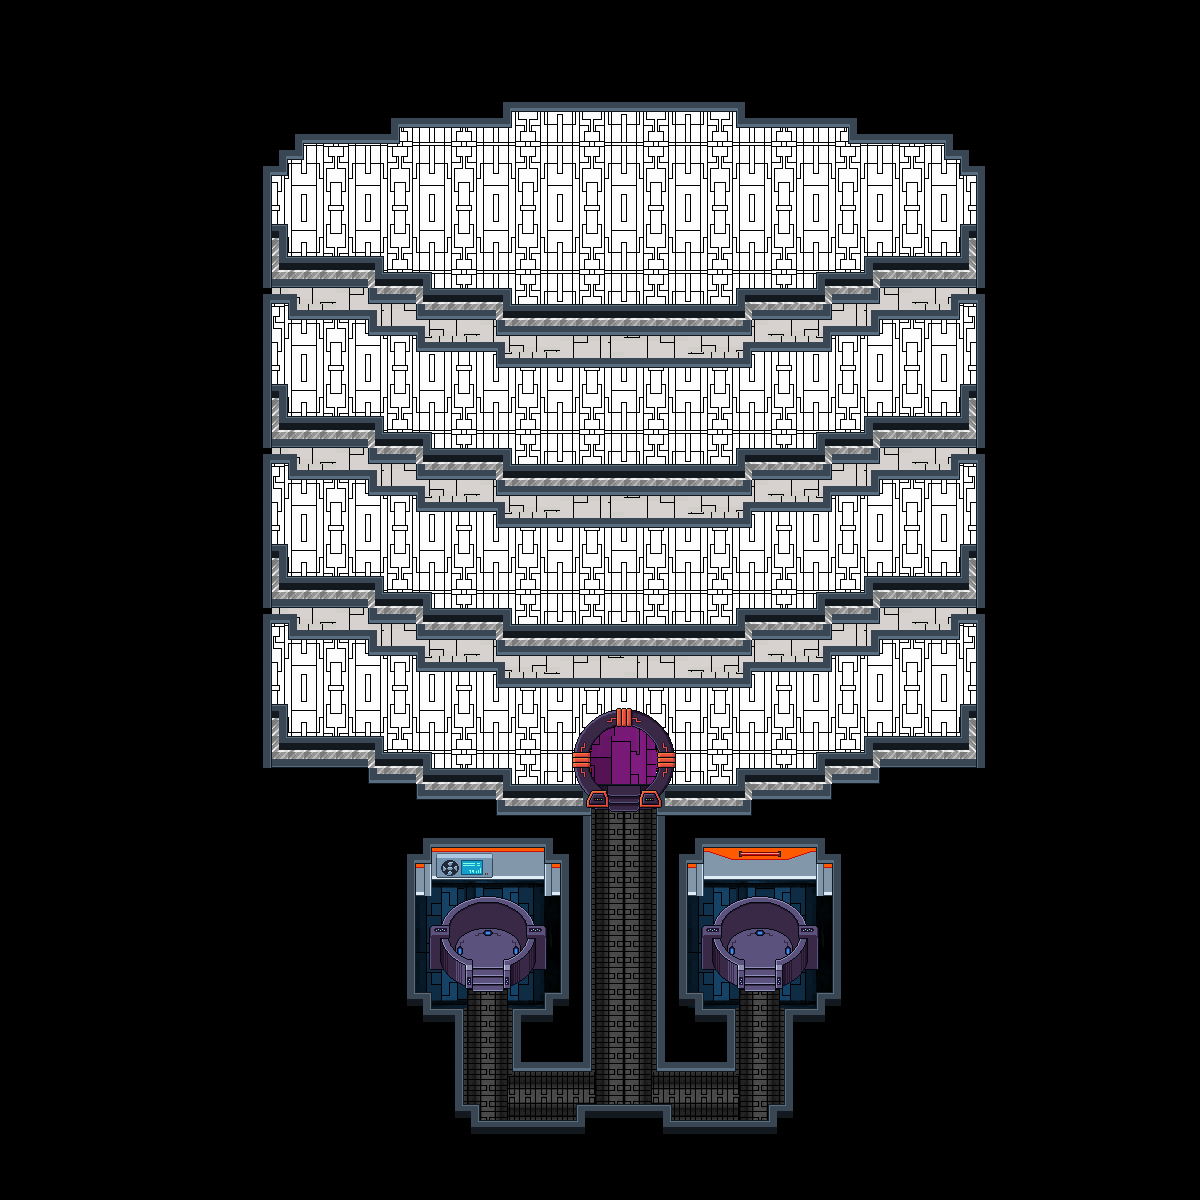

A level layout from a 2D game, rendered from its tile map. Below: a short description, then the map file with tile-grid data replaced by summaries:
An orthogonal 75x75 tile map with 16x16 px tiles, 18 tile layers (background, ground, teleporter_path, gath_path_3, ...), 5 tilesets and 9 objects (SpawnEmmaSalon, Spawn, EntranceBDD, ExitBDD, ExitFinal, ...).

<map version="1.10" tiledversion="1.10.0" orientation="orthogonal" renderorder="right-down" width="75" height="75" tilewidth="16" tileheight="16" infinite="0" nextlayerid="40" nextobjectid="10">
 <tileset firstgid="1" source="../tsx/tuile_3.tsx" />
 <tileset firstgid="2305" source="../tsx/tuile_1.tsx" />
 <tileset firstgid="3229" source="../tsx/tuile_4.tsx" />
 <tileset firstgid="4525" source="../tsx/tuile_2.tsx" />
 <tileset firstgid="6829" source="../tsx/tuile_5.tsx" />
 <layer id="21" name="background" width="75" height="75">
  <data>[5625 cells, 5625 non-empty, 1 distinct tile ids]</data>
 </layer>
 <layer id="22" name="ground" width="75" height="75">
  <data>[5625 cells, 0 non-empty, 0 distinct tile ids]</data>
 </layer>
 <layer id="32" name="teleporter_path" width="75" height="75">
  <data>[5625 cells, 166 non-empty, 40 distinct tile ids]</data>
 </layer>
 <layer id="35" name="gath_path_3" width="75" height="75">
  <data>[5625 cells, 80 non-empty, 1 distinct tile ids]</data>
 </layer>
 <layer id="33" name="gate_path_2" width="75" height="75">
  <data>[5625 cells, 49 non-empty, 3 distinct tile ids]</data>
 </layer>
 <layer id="30" name="gate_path" width="75" height="75">
  <data>[5625 cells, 126 non-empty, 3 distinct tile ids]</data>
 </layer>
 <layer id="34" name="path_wall" width="75" height="75">
  <data>[5625 cells, 194 non-empty, 17 distinct tile ids]</data>
 </layer>
 <layer id="36" name="pillar_wall" width="75" height="75">
  <data>[5625 cells, 8 non-empty, 2 distinct tile ids]</data>
 </layer>
 <layer id="37" name="wall_decoration" width="75" height="75">
  <data>[5625 cells, 11 non-empty, 11 distinct tile ids]</data>
 </layer>
 <layer id="31" name="teleporter" width="75" height="75">
  <data>[5625 cells, 108 non-empty, 54 distinct tile ids]</data>
 </layer>
 <layer id="25" name="shadow_stage " width="75" height="75">
  <data>[5625 cells, 388 non-empty, 1 distinct tile ids]</data>
 </layer>
 <layer id="27" name="database_shadow_2" width="75" height="75">
  <data>[5625 cells, 258 non-empty, 4 distinct tile ids]</data>
 </layer>
 <layer id="23" name="database_delimitation" width="75" height="75">
  <data>[5625 cells, 476 non-empty, 15 distinct tile ids]</data>
 </layer>
 <layer id="26" name="database_delimitation_2" width="75" height="75">
  <data>[5625 cells, 206 non-empty, 7 distinct tile ids]</data>
 </layer>
 <layer id="24" name="stage" width="75" height="75">
  <data>[5625 cells, 1176 non-empty, 8 distinct tile ids]</data>
 </layer>
 <layer id="29" name="background_gate" width="75" height="75">
  <data>[5625 cells, 22 non-empty, 18 distinct tile ids]</data>
 </layer>
 <layer id="28" name="gate" width="75" height="75">
  <data>[5625 cells, 57 non-empty, 57 distinct tile ids]</data>
 </layer>
 <layer id="38" name="Collisions" width="75" height="75">
  <data>[5625 cells, 575 non-empty, 1 distinct tile ids]</data>
 </layer>
 <objectgroup id="39" name="Waypoints">
  <object id="7" name="SpawnEmmaSalon" x="624" y="1078">
   <point />
  </object>
  <object id="6" name="Spawn" x="485" y="963">
   <point />
  </object>
  <object id="3" name="EntranceBDD" x="487" y="960">
   <point />
  </object>
  <object id="1" name="ExitBDD" x="441" y="909" width="93" height="75" />
  <object id="4" name="ExitFinal" x="627" y="837">
   <point />
  </object>
  <object id="2" name="EntranceFinal" x="577" y="722" width="93" height="98" />
  <object id="5" name="AucuneInteraction" x="115" y="914" width="154" height="88" />
  <object id="8" name="SpawnCaporal" x="885" y="1053">
   <point />
  </object>
  <object id="9" name="Dezoom" x="592" y="846.5" width="64.5" height="56.5" />
 </objectgroup>
</map>
